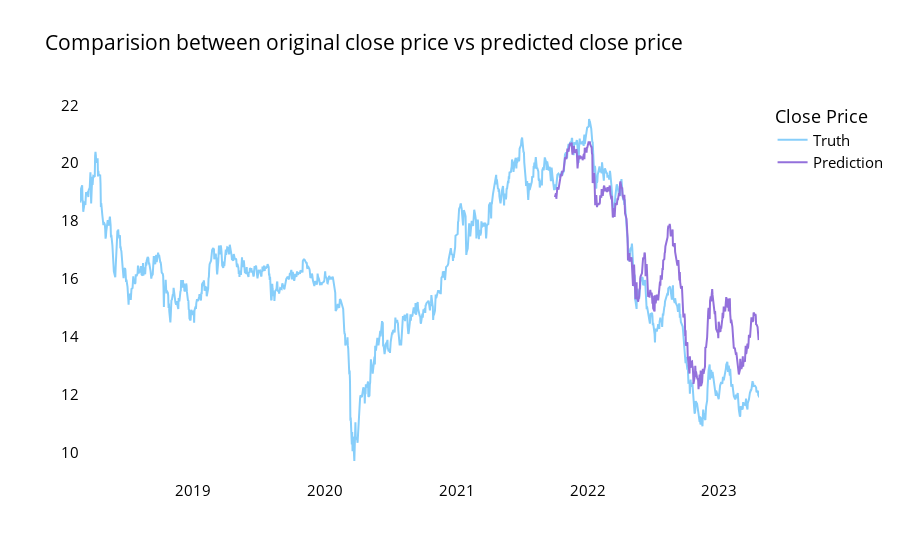

Notebook source saved alongside this figure:
### Code cell
showChartPredict(df,test_predict)

### Figure 1 — Plotly figure (JSON) as saved in the notebook; plotly's stock layout.template omitted (floating-point values rounded to 4 significant figures; data arrays with more than 128 entries replaced by an {"elided": "..."} marker saying what was removed)
{"data": [{"marker": {"color": "LightSkyBlue"}, "name": "Truth", "type": "scatter", "x": {"elided": "1302 str values"}, "xaxis": "x", "y": {"elided": "1302 float values"}, "yaxis": "y"}, {"marker": {"color": "MediumPurple"}, "name": "Prediction", "type": "scatter", "x": {"elided": "390 str values"}, "xaxis": "x", "y": {"elided": "390 float values"}, "yaxis": "y"}], "layout": {"font": {"color": "black", "size": 15}, "legend": {"title": {"text": "Close Price"}}, "plot_bgcolor": "white", "title": {"text": "Comparision between original close price vs predicted close price"}, "xaxis": {"anchor": "y", "domain": [0, 1]}, "yaxis": {"anchor": "x", "domain": [0, 1]}}}
